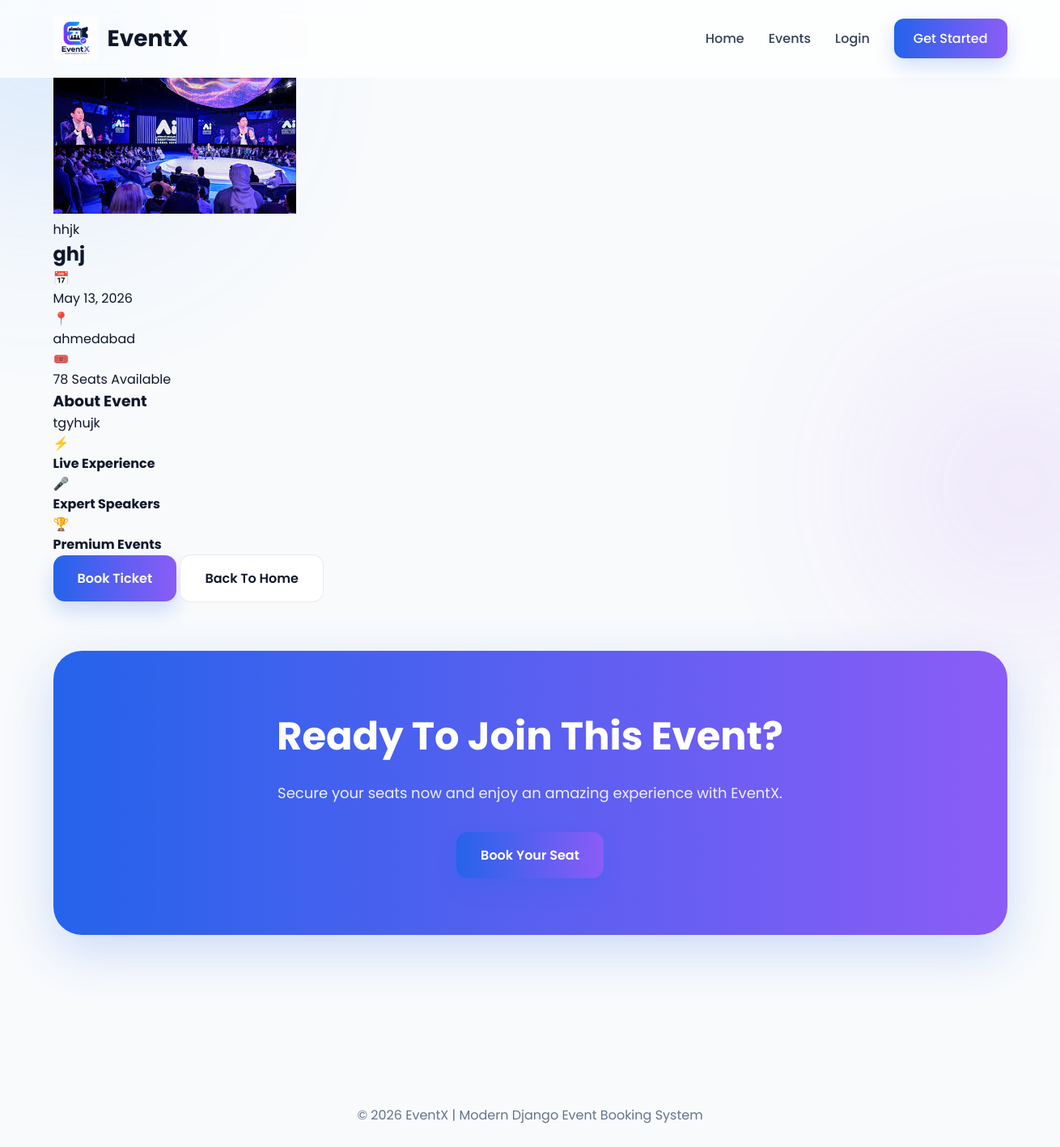
Page /event/4/ on the committed database.
### app/models.py (models this page shows, shortened)
class Event(models.Model):
    title = models.CharField(max_length=200)
    description = models.TextField()
    image = models.ImageField(upload_to='events/')
    date = models.DateField()
    location = models.CharField(max_length=200)
    category = models.CharField(max_length=100)
    total_seats = models.IntegerField(default=100)
    created_at = models.DateTimeField(auto_now_add=True)

### app/views.py (the view)
def event_detail(request, id):
    event = get_object_or_404(Event, id=id)
    context = {
        'event': event
    }
    return render(request, 'event_detail.html', context)

### templates/event_detail.html (shortened to what this page needs)
{% extends 'base.html' %}
{% block content %}
<div class="blur2"></div>
<section class="detail-section container">
    <div class="detail-card">
        <div class="detail-image">
            {% if event.image %}
            <img src="{{ event.image.url }}"
                alt="{{ event.title }}">
            {% else %}
            <img src="https://images.unsplash.com/photo-1511578314322-379afb476865?q=80&w=1200&auto=format&fit=crop"
                alt="event-image">
            {% endif %}
        </div>
        <div class="detail-content">
            <span class="detail-category">
                {{ event.category }}
            </span>
            <h1>
                {{ event.title }}
            </h1>
            <div class="detail-info">
                <div class="info-item">
                    <span>
                        📅
                    </span>
                    <p>
                        {{ event.date }}
                    </p>
                </div>
                <div class="info-item">
                    <span>
                        📍
                    </span>
                    <p>
                        {{ event.location }}
                    </p>
                </div>
                <div class="info-item">
                    <span>
                        🎟️
                    </span>
                    <p>
                        {{ event.total_seats }} Seats Available
                    </p>
                </div>
            </div>
            <div class="detail-description">
                <h3>
                    About Event
                </h3>
                <p>
                    {{ event.description }}
                </p>
            </div>
            <div class="event-features">
                <div class="feature-box">
                    <span>
                        ⚡
                    </span>
                    <h4>
                        Live Experience
                    </h4>
                </div>
                <div class="feature-box">
                    <span>
                        🎤
                    </span>
                    <h4>
                        Expert Speakers
                    </h4>
                </div>
                <div class="feature-box">
                    <span>
                        🏆
                    </span>
                    <h4>
                        Premium Events
                    </h4>
                </div>
            </div>
            <div class="detail-buttons">
                <a href="{% url 'booking_page' event.id %}"
                    class="btn-primary">
                    Book Ticket
                </a>
                <a href="/"
                    class="btn-secondary">
                    Back To Home
                </a>
            </div>
        </div>
    </div>
</section>
<section class="cta-section container">
    <div class="cta-box">
        <h2>
            Ready To Join This Event?
        </h2>
        <p>
            Secure your seats now and enjoy an amazing experience with EventX.
        </p>
        <a href="{% url 'booking_page' event.id %}"
            class="btn-primary">
            Book Your Seat
        </a>
    </div>
</section>
{% endblock %}

### pro/static/css/style.css (style rules this page uses)
* { margin:0; padding:0; box-sizing:border-box; font-family:'Poppins',sans-serif; }
html { scroll-behavior:smooth; }
body { background:#f8fafc; color:#0f172a; overflow-x:hidden; position:relative; }
.container { width:90%; max-width:1300px; margin:auto; }
.blur2 { position:absolute; width:300px; height:300px; background:#a855f7; border-radius:50%; filter:blur(130px); right:-100px; top:450px; opacity:0.18; z-index:-1; }
.btn-primary, .btn-secondary { padding:16px 30px; border-radius:14px; text-decoration:none; font-weight:600; transition:0.4s; display:inline-flex; align-items:center; justify-content:center; }
.btn-primary { background:linear-gradient(to right,#2563eb,#8b5cf6); color:white; box-shadow:0 12px 25px rgba(37,99,235,0.20); }
.btn-secondary { background:white; color:#0f172a; border:1px solid rgba(0,0,0,0.08); }
.cta-section { padding:60px 0 100px; }
.cta-box { background:linear-gradient(to right,#2563eb,#8b5cf6); color:white; padding:70px 40px; border-radius:35px; text-align:center; box-shadow:0 20px 60px rgba(37,99,235,0.20); }
.cta-box h2 { font-size:48px; margin-bottom:20px; }
.cta-box p { font-size:18px; margin-bottom:35px; opacity:0.9; }

### rows in the picture
Event: image (picture), category "hhjk", title "ghj", date "May 13, 2026", location "ahmedabad", total_seats "78", description "tgyhujk"
